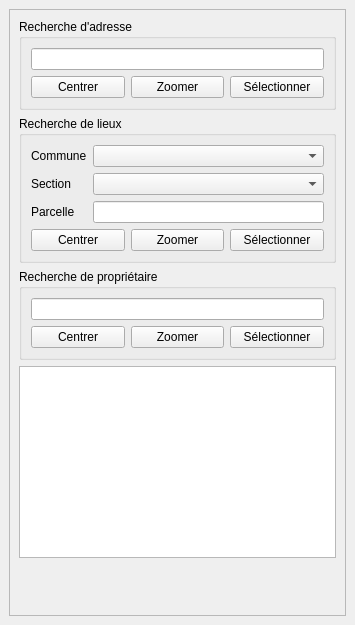
<?xml version="1.0" encoding="UTF-8"?>
<ui version="4.0">
 <class>qadastre_search_form</class>
 <widget class="QDockWidget" name="qadastre_search_form">
  <property name="geometry">
   <rect>
    <x>0</x>
    <y>0</y>
    <width>355</width>
    <height>625</height>
   </rect>
  </property>
  <property name="windowTitle">
   <string>Qadastre - Outils de recherche</string>
  </property>
  <widget class="QWidget" name="dockWidgetContents">
   <layout class="QVBoxLayout" name="verticalLayout">
    <item>
     <widget class="QScrollArea" name="scrollArea_3">
      <property name="widgetResizable">
       <bool>true</bool>
      </property>
      <widget class="QWidget" name="scrollAreaWidgetContents_3">
       <property name="geometry">
        <rect>
         <x>0</x>
         <y>0</y>
         <width>335</width>
         <height>580</height>
        </rect>
       </property>
       <layout class="QVBoxLayout" name="verticalLayout_13">
        <item>
         <widget class="QGroupBox" name="groupBox">
          <property name="title">
           <string>Recherche d'adresse</string>
          </property>
          <layout class="QVBoxLayout" name="verticalLayout_6">
           <item>
            <widget class="QLineEdit" name="inAdresse"/>
           </item>
           <item>
            <layout class="QHBoxLayout" name="horizontalLayout">
             <item>
              <widget class="QPushButton" name="btCentrerAdresse">
               <property name="text">
                <string>Centrer</string>
               </property>
              </widget>
             </item>
             <item>
              <widget class="QPushButton" name="btZoomerAdresse">
               <property name="text">
                <string>Zoomer</string>
               </property>
              </widget>
             </item>
             <item>
              <widget class="QPushButton" name="btSelectionnerAdresse">
               <property name="text">
                <string>Sélectionner</string>
               </property>
              </widget>
             </item>
            </layout>
           </item>
          </layout>
         </widget>
        </item>
        <item>
         <widget class="QGroupBox" name="groupBox_5">
          <property name="title">
           <string>Recherche de lieux</string>
          </property>
          <layout class="QVBoxLayout" name="verticalLayout_14">
           <item>
            <layout class="QGridLayout" name="gridLayout">
             <item row="0" column="0">
              <widget class="QLabel" name="label_12">
               <property name="maximumSize">
                <size>
                 <width>70</width>
                 <height>16777215</height>
                </size>
               </property>
               <property name="text">
                <string>Commune</string>
               </property>
              </widget>
             </item>
             <item row="2" column="1">
              <widget class="QLineEdit" name="inParcelle"/>
             </item>
             <item row="2" column="0">
              <widget class="QLabel" name="label_2">
               <property name="text">
                <string>Parcelle</string>
               </property>
              </widget>
             </item>
             <item row="1" column="0">
              <widget class="QLabel" name="label">
               <property name="text">
                <string>Section</string>
               </property>
              </widget>
             </item>
             <item row="0" column="1">
              <widget class="QComboBox" name="liCommune"/>
             </item>
             <item row="1" column="1">
              <widget class="QComboBox" name="liSection"/>
             </item>
            </layout>
           </item>
           <item>
            <layout class="QHBoxLayout" name="horizontalLayout_2">
             <item>
              <widget class="QPushButton" name="btCentrerLieu">
               <property name="text">
                <string>Centrer</string>
               </property>
              </widget>
             </item>
             <item>
              <widget class="QPushButton" name="btZoomerLieu">
               <property name="text">
                <string>Zoomer</string>
               </property>
              </widget>
             </item>
             <item>
              <widget class="QPushButton" name="btSelectionnerLieu">
               <property name="text">
                <string>Sélectionner</string>
               </property>
              </widget>
             </item>
            </layout>
           </item>
          </layout>
         </widget>
        </item>
        <item>
         <widget class="QGroupBox" name="groupBox_6">
          <property name="title">
           <string>Recherche de propriétaire</string>
          </property>
          <layout class="QVBoxLayout" name="verticalLayout_2">
           <item>
            <widget class="QLineEdit" name="inProprietaire"/>
           </item>
           <item>
            <layout class="QHBoxLayout" name="horizontalLayout_3">
             <item>
              <widget class="QPushButton" name="btCentrerProprietaire">
               <property name="text">
                <string>Centrer</string>
               </property>
              </widget>
             </item>
             <item>
              <widget class="QPushButton" name="btZoomerProprietaire">
               <property name="text">
                <string>Zoomer</string>
               </property>
              </widget>
             </item>
             <item>
              <widget class="QPushButton" name="btSelectionnerProprietaire">
               <property name="text">
                <string>Sélectionner</string>
               </property>
              </widget>
             </item>
            </layout>
           </item>
          </layout>
         </widget>
        </item>
        <item>
         <widget class="QTextEdit" name="txtLog">
          <property name="html">
           <string>&lt;!DOCTYPE HTML PUBLIC &quot;-//W3C//DTD HTML 4.0//EN&quot; &quot;http://www.w3.org/TR/REC-html40/strict.dtd&quot;&gt;
&lt;html&gt;&lt;head&gt;&lt;meta name=&quot;qrichtext&quot; content=&quot;1&quot; /&gt;&lt;style type=&quot;text/css&quot;&gt;
p, li { white-space: pre-wrap; }
&lt;/style&gt;&lt;/head&gt;&lt;body style=&quot; font-family:'Ubuntu'; font-size:11pt; font-weight:400; font-style:normal;&quot;&gt;
&lt;p style=&quot;-qt-paragraph-type:empty; margin-top:0px; margin-bottom:0px; margin-left:0px; margin-right:0px; -qt-block-indent:0; text-indent:0px;&quot;&gt;&lt;br /&gt;&lt;/p&gt;&lt;/body&gt;&lt;/html&gt;</string>
          </property>
         </widget>
        </item>
        <item>
         <spacer name="verticalSpacer_2">
          <property name="orientation">
           <enum>Qt::Vertical</enum>
          </property>
          <property name="sizeHint" stdset="0">
           <size>
            <width>20</width>
            <height>40</height>
           </size>
          </property>
         </spacer>
        </item>
       </layout>
      </widget>
     </widget>
    </item>
   </layout>
  </widget>
 </widget>
 <resources/>
 <connections/>
</ui>
